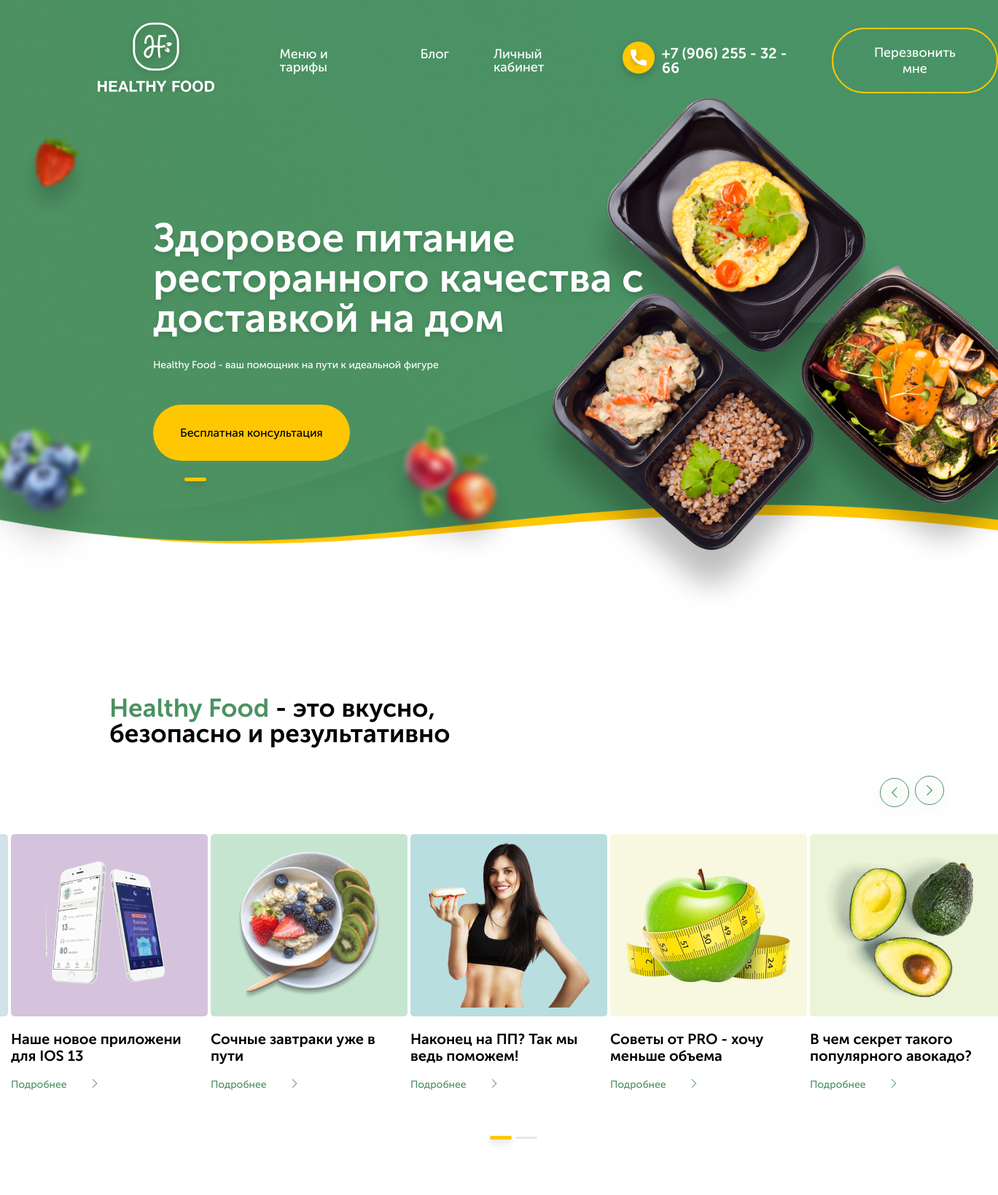
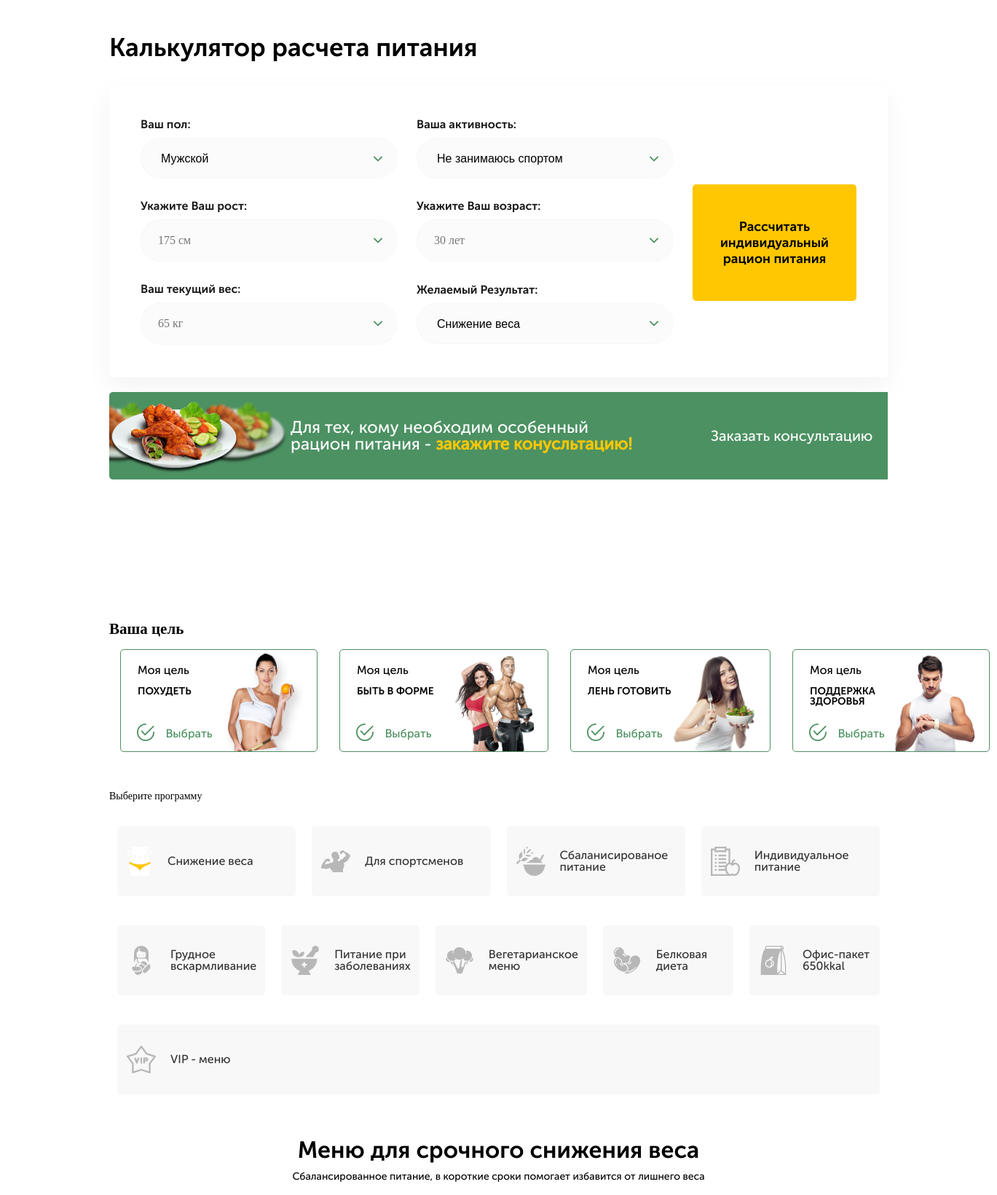
The app's page /menu/healthy800 (upper part) with its own data (2 pictures, top to bottom).
### healthyfood/apps/main_page/models.py (models this page shows, shortened)
class HeaderSlider(models.Model):
    slider_header= models.CharField(("Обозначение о чем этот слайд"), max_length=50, null = True, blank = True)
    main_text = models.CharField(("Главный текст слайдера"), max_length=300)
    small_text = models.CharField(("Маленький текст слайдера"), max_length=200, null = True, blank = True)
    button = models.CharField( ("Текст кнопки"), max_length=50, null = True, blank = True)
    class Meta:
        db_table = ''
        managed = True
        verbose_name = 'Слайд хедера'
        verbose_name_plural = 'Слайды хедера'

class PageHeaders(models.Model):
    class Meta:
        db_table = ''
        managed = True
        verbose_name = 'Заголовоки страницы'
        verbose_name_plural = 'Заголовки страницы'
    anons_header = models.CharField(("Заголовок анонса"), max_length=100)
    anons_header_bold = models.CharField(("Выделенный текст заголовка анонса"), max_length=50, null = True, blank = True)
    calculator_header = models.CharField(("Заголовок калькулятора"), max_length=100)
    menu_header = models.CharField(("Заголовок меню"), max_length=100)
    menu_smalltext = models.CharField(("маленький текст в меню"), max_length=200)
    buy_header = models.CharField(("Заголовок 'Закажи сейчас' "), max_length=100)
    reviews_header = models.CharField(("Заголовок отзывов"), max_length=100)
    questions_header = models.CharField(("Заголовок вопросов"), max_length=100)

class PageSlider(models.Model):
    class Meta:
        db_table = ''
        managed = True
        verbose_name = 'Слайд анонса'
        verbose_name_plural = 'Слайды анонса'
    anons_slider_name = models.CharField(("Имя слайда"), max_length=50)
    anons_slider_text = models.CharField(("Текст слайда"), max_length=50)
    anons_slider_image = models.ImageField(("Картинка слайда"), upload_to='img', height_field=None, width_field=None, max_length=100)
    anons_slider_bgcolor = models.CharField (("Цвет фона слайда"), default= '#F0F0F0',  max_length=7)
    anons_slider_link = models.CharField(("Сылка слайда"), max_length=200, default="#")

class ProgrammsBig(models.Model):
    class Meta:
        db_table = ''
        managed = True
        verbose_name = 'Большой блок '
        verbose_name_plural = 'Большие блоки'
    big_text = models.CharField(("Название блока"), max_length=50)
    big_img = models.FileField(("Картинка блока"), upload_to='img')
    category = models.ForeignKey(MenuCategory, verbose_name=("Категория привязываемая к блоку"), on_delete=models.CASCADE)

class ProgrammsSmall(models.Model):
    class Meta:
        db_table = ''
        managed = True
        verbose_name = 'Маленький блок '
        verbose_name_plural = 'Маленькие блоки'
    name = models.CharField(("Название маленького блока"), max_length=50)
    small_img = models.FileField(("Картинка блока"), upload_to='img')
    cat = models.IntegerField(("Номер блока"))
    category = models.ForeignKey(MenuCategory, verbose_name=("Категория меню привязываемая к этому блоку"), on_delete=models.CASCADE)

### healthyfood/apps/main_page/views.py (the view)
# urls.py: path('menu/<str:menu_cat>', views.MenuView.as_view(), name = 'menu'),
class MenuView(CartMixin, View):
    template_name = "main_page/menu.html"
    queryset = Menu.objects.all()
    def get(self, request, menu_cat):
        headers = PageHeaders.objects.all()
        header_slider = HeaderSlider.objects.all()
        page_slider = PageSlider.objects.all()
        programms_big = ProgrammsBig.objects.all()
        programms_small = ProgrammsSmall.objects.all()
        questions = QuestionsAnswers.objects.all()
        days  = Days.objects.all()
        request_category = MenuCategory.objects.get(slug = menu_cat)
        reviews = Reviews.objects.filter(category = request_category)
        reviews_count = reviews.count()
        for a in range(reviews_count):
            reviews[a].save_num(a)
        menu = Menu.objects.filter(category = request_category)
        return render(request, 'main_page/menu.html', {
            "headers": headers,
            'header_slider': header_slider,
            'page_slider': page_slider,
            'programms_big': programms_big,
            'programms_small': programms_small,
            'reviews': reviews,
            "reviews_count" : reviews_count,
            'questions': questions,
            'days': days,
            'menu': menu,
            'cart': self.cart,
        })

### healthyfood/apps/main_page/mixins.py (called while the page is built)
    def dispatch(self, request, *args, **kwargs):
        if request.user.is_authenticated:
            customer = Customer.objects.filter(user=request.user).first()
            if not customer:
                customer = Customer.objects.create(
                    user = request.user
                )
            cart = Cart.objects.filter(owner=customer, in_order=False).first()
            if not cart:
                cart = Cart.objects.create(owner=customer)
        else:
            cart=Cart.objects.filter(for_anonymous_user=True).first()
            if not cart:
                cart = Cart.objects.create(for_anonymous_user=True)
        self.cart = cart
        return super().dispatch(request, *args, **kwargs)

### healthyfood/apps/main_page/models.py (called while the page is built)
    def save_num(self, rev_num, *args, **kwargs):
        self.num = rev_num+1
        super().save(*args, **kwargs)

### healthyfood/templates/main_page/menu.html (shortened to what this page needs)
{% extends "main_page/page.html" %}
{% load static %}
{% block menu %}
    <div class="menu" id="menu">
    {% for a in headers %}
            <h2 class="menu__header">
                {{a.menu_header}}
            </h2>
            <p class="menu__description">
                {{ a.menu_smalltext }}
            </p>
        {% endfor %}
</div>
{% endblock menu %}

### healthyfood/templates/main_page/page.html (shortened to what this page needs)
{% extends "base.html" %}
{% load static %}
{% block headerslider %}
<div class="container">
    {% if header_slider%}
<div class="header__slider" id="slider-1">
     {% for a in header_slider%}
     <div class="header__slider__item">
        <h3>{{a.main_text}}</h3>
        {% if a.small_text %}
            <p>{{a.small_text}}</p>
        {% endif %}
        {% if a.button %}
            <a href="#popup" class="popup-link">
                <button class="header__slider__item__button"> {{a.button}} </button>
            </a>
        {% endif %}
    </div>
     {%endfor%}
</div>
 {% endif %}
</div>
</div>
{% endblock headerslider %}
{% block content %}
<div class="page">
    <div class="slider">
        <div class="slider__header">
                <h2>
                    {% for a in headers  %}
                    <b>{{a.anons_header_bold}}</b> - {{a.anons_header}}
                    {% endfor %}
                </h2>
        </div>
        {% if page_slider %}
        <div class="slider__slick" id="slider-2">
            {% for a in page_slider %}
            <div class="slider__slick__item">
                <div class="image__box" style="background: {{a.anons_slider_bgcolor}};">
                    <img src="{{ a.anons_slider_image.url }}" alt="" class="image">
                </div>
                    <p class="discription">
                        {{a.anons_slider_text}}
                    </p>
                    <a href="{{a.anons_slider_link}}" class="detailed">Подробнее</a>
                </div>
            {% endfor %}
        </div>
        {% endif %}
    </div>
    </div>
<div class="calculate" id="calculator">
    <h3 class="calculate__header">{% for a in headers %}
      {{a.calculator_header}}
    {% endfor %}</h3>
    <form action="{% if user.is_authenticated %}
    {% url 'filter' %}
    {% else %}
    {% url 'login' %}
    {% endif %}" method="GET" >
        <div class="calculate__box">
            <div class="calculate__box__item first">
                <div class="calculate__box__block calculate__box__block__1">
                    <label for="" class="discription">Ваш пол:</label>
                    <select  id="gender" required class="input">
                        <option value="mail" selected='selected'>Мужской</option>
                    </select>
                </div>
                <div class="calculate__box__block calculate__box__block__2">
                    <label for="" class="discription">Ваша активность:</label>
                    <select   id="activity" required class="input">
                        <option value="1.2">Не занимаюсь спортом</option>
                    </select>
                </div>
                <div class="calculate__box__block calculate__box__block__3">
                    <label for="" class="discription">Укажите Ваш рост:</label>
                    <input type="text" placeholder="175 см" pattern="[0-9]{3}" required class="input" id="height">
                </div>
                <div class="calculate__box__block calculate__box__block__4">
                    <label for="" class="discription">Укажите Ваш возраст:</label>
                    <input type="text" placeholder="30 лет" pattern="[0-9]{1,3}" required class="input" id="age">
                </div>
                <div class="calculate__box__block calculate__box__block__5">
                    <label for="" class="discription">Ваш текущий вес:</label>
                    <input type="text" placeholder="65 кг" pattern="[0-9]{1,4}" required class="input" id="weight">
                </div>
                <div class="calculate__box__block calculate__box__block__6">
                    <label for="" class="discription">Желаемый Результат:</label>
                    <select  id="need_weight" required class="input">
                        <option value="lose_weight">Снижение веса</option>
                    </select>
                </div>
            </div>
            <div class="calculate__box__item second">
                <div class="calculate__box__block calculate__box__block__7">
                    <button class="calculate__box__block__button" id="submit__button">
                        Рассчитать индивидуальный рацион питания
                    </button>
                </div>
            </div>
        </div>
    </form>
    <div class="calculate__consultation">
        <p class="calculate__consultation__description">
            Для тех, кому необходим особенный<br> рацион питания - <b>закажите конусльтацию!</b>
        </p>
        <a id="popup" href="#popup" class="calculate__consultation__buy popup-link">Заказать консультацию</a>
    </div>
</div>
<div class="programms" id="programms">
<h2 class="programms__purpose">Ваша цель</h2>
<div class="programms__big">
    {% if programms_big %}
        {% for a in programms_big %}
        <a href="{% url 'menu' a.category.slug %}#menu " class="programms__big__block" id = 'big__block-{{a.id}}'>
            <div class="programms__big__block__item">
                <span class="programms__big__block__item__purpose">Моя цель</span>
                    <p class="programms__big__block__item__discription">{{a.big_text}} </p>
                <p class="programms__big__block__item__choose">Выбрать</p>
            </div>
            <div class="programms__big__block__item image">
                <img src="{{a.big_img.url}}" alt="" class="programms__big__block__item__img">
            </div>
        </a>
        {% endfor %}
    {% endif %}
</div>
<p class="programms__choise">Выберите программу</p>
<div class="programms__small">
    {% for a in programms_small  %}
        <a href="{% url 'menu' menu_cat=a.category.slug %}#menu" class="programms__small__items " id = 'small__block-{{a.cat}}'>
            <img src="{{a.small_img.url}}" alt="" class="programms__small__items__ico">
            <span class="programms__small__items__discription">{{a.name}} </span>
        </a>
    {% endfor %}
</div>
</div>
{% block menu %}
{% endblock menu %}
{% endblock content %}

### records on screen
HeaderSlider: main_text "Здоровое питание ресторанного качества с доставкой на дом", small_text "Healthy Food - ваш помощник на пути к идеальной фигуре", button "Бесплатная консультация"
PageHeaders: anons_header_bold "Healthy Food", anons_header "это вкусно, безопасно и результативно", calculator_header "Калькулятор расчета питания", menu_header "Меню для срочного снижения веса", menu_smalltext "Сбалансированное питание, в короткие сроки помогает избавится от лишнего веса"
PageSlider: anons_slider_image (picture), anons_slider_text "Наше новое приложени для IOS 13"
PageSlider: anons_slider_image (picture), anons_slider_text "Сочные завтраки уже в пути"
PageSlider: anons_slider_image (picture), anons_slider_text "Наконец на ПП? Так мы ведь поможем!"
PageSlider: anons_slider_image (picture), anons_slider_text "Советы от PRO - хочу меньше объема"
PageSlider: anons_slider_image (picture), anons_slider_text "В чем секрет такого популярного авокадо?"
ProgrammsBig: big_text "ПОХУДЕТЬ", big_img (picture)
ProgrammsBig: big_text "БЫТЬ В ФОРМЕ", big_img (picture)
ProgrammsBig: big_text "ЛЕНЬ ГОТОВИТЬ", big_img (picture)
ProgrammsBig: big_text "ПОДДЕРЖКА ЗДОРОВЬЯ", big_img (picture)
ProgrammsSmall: small_img (picture), name "Снижение веса"
ProgrammsSmall: small_img (picture), name "Для спортсменов"
ProgrammsSmall: small_img (picture), name "Сбаланисированое питание"
ProgrammsSmall: small_img (picture), name "Индивидуальное питание"
ProgrammsSmall: small_img (picture), name "Грудное вскармливание"
ProgrammsSmall: small_img (picture), name "Питание при заболеваниях"
ProgrammsSmall: small_img (picture), name "Вегетарианское меню"
ProgrammsSmall: small_img (picture), name "Белковая диета"
ProgrammsSmall: small_img (picture), name "Офис-пакет 650kkal"
ProgrammsSmall: small_img (picture), name "VIP - меню"
